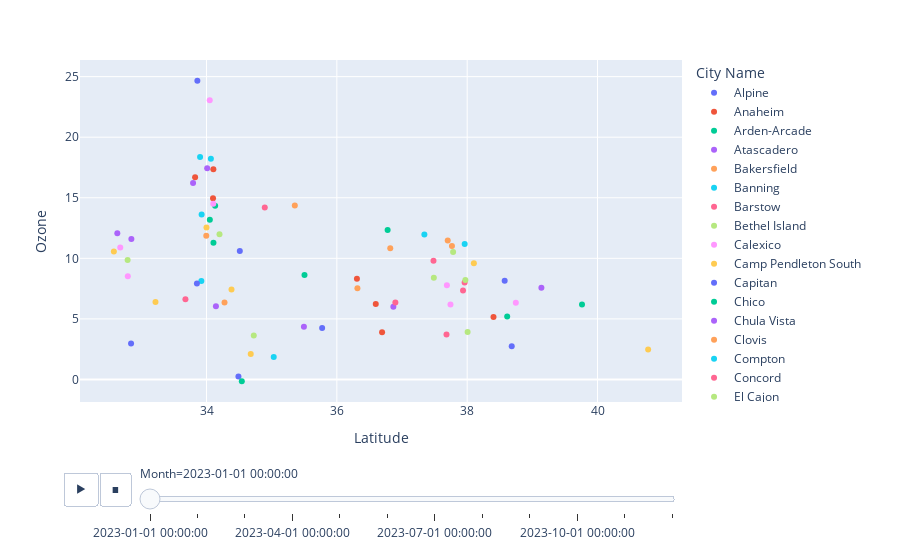

Write notebook code for a chart like this one.
### Markdown cell above
The bar chart compares average ozone concentrations across major California cities in 2023.

### Code cell
df['Date Local'] = pd.to_datetime(df['Date Local'])
df['Month'] = df['Date Local'].dt.to_period('M').dt.to_timestamp()

monthly = (df.groupby(['City Name','Month'], as_index=False)
             .agg(Ozone=('Arithmetic Mean','mean'),
                  Latitude=('Latitude','mean')))

fig = px.scatter(monthly,
                 x='Latitude',
                 y='Ozone',
                 color='City Name',
                 hover_name='City Name',
                 animation_frame='Month')
fig.show()

### Figure 1 — Plotly figure (JSON) as saved in the notebook; plotly's stock layout.template omitted (floating-point values rounded to 4 significant figures)
{"data": [{"hovertemplate": "<b>%{hovertext}</b><br><br>City Name=Alpine<br>Month=2023-01-01 00:00:00<br>Latitude=%{x}<br>Ozone=%{y}<extra></extra>", "hovertext": ["Alpine"], "legendgroup": "Alpine", "marker": {"color": "#636efa", "symbol": "circle"}, "mode": "markers", "name": "Alpine", "orientation": "v", "showlegend": true, "type": "scatter", "x": [32.84], "xaxis": "x", "y": [2.962], "yaxis": "y"}, {"hovertemplate": "<b>%{hovertext}</b><br><br>City Name=Anaheim<br>Month=2023-01-01 00:00:00<br>Latitude=%{x}<br>Ozone=%{y}<extra></extra>", "hovertext": ["Anaheim"], "legendgroup": "Anaheim", "marker": {"color": "#EF553B", "symbol": "circle"}, "mode": "markers", "name": "Anaheim", "orientation": "v", "showlegend": true, "type": "scatter", "x": [33.82], "xaxis": "x", "y": [16.69], "yaxis": "y"}, {"hovertemplate": "<b>%{hovertext}</b><br><br>City Name=Arden-Arcade<br>Month=2023-01-01 00:00:00<br>Latitude=%{x}<br>Ozone=%{y}<extra></extra>", "hovertext": ["Arden-Arcade"], "legendgroup": "Arden-Arcade", "marker": {"color": "#00cc96", "symbol": "circle"}, "mode": "markers", "name": "Arden-Arcade", "orientation": "v", "showlegend": true, "type": "scatter", "x": [38.61], "xaxis": "x", "y": [5.199], "yaxis": "y"}, {"hovertemplate": "<b>%{hovertext}</b><br><br>City Name=Atascadero<br>Month=2023-01-01 00:00:00<br>Latitude=%{x}<br>Ozone=%{y}<extra></extra>", "hovertext": ["Atascadero"], "legendgroup": "Atascadero", "marker": {"color": "#ab63fa", "symbol": "circle"}, "mode": "markers", "name": "Atascadero", "orientation": "v", "showlegend": true, "type": "scatter", "x": [35.49], "xaxis": "x", "y": [4.343], "yaxis": "y"}, {"hovertemplate": "<b>%{hovertext}</b><br><br>City Name=Bakersfield<br>Month=2023-01-01 00:00:00<br>Latitude=%{x}<br>Ozone=%{y}<extra></extra>", "hovertext": ["Bakersfield"], "legendgroup": "Bakersfield", "marker": {"color": "#FFA15A", "symbol": "circle"}, "mode": "markers", "name": "Bakersfield", "orientation": "v", "showlegend": true, "type": "scatter", "x": [35.36], "xaxis": "x", "y": [14.35], "yaxis": "y"}, {"hovertemplate": "<b>%{hovertext}</b><br><br>City Name=Banning<br>Month=2023-01-01 00:00:00<br>Latitude=%{x}<br>Ozone=%{y}<extra></extra>", "hovertext": ["Banning"], "legendgroup": "Banning", "marker": {"color": "#19d3f3", "symbol": "circle"}, "mode": "markers", "name": "Banning", "orientation": "v", "showlegend": true, "type": "scatter", "x": [33.92], "xaxis": "x", "y": [8.123], "yaxis": "y"}, {"hovertemplate": "<b>%{hovertext}</b><br><br>City Name=Barstow<br>Month=2023-01-01 00:00:00<br>Latitude=%{x}<br>Ozone=%{y}<extra></extra>", "hovertext": ["Barstow"], "legendgroup": "Barstow", "marker": {"color": "#FF6692", "symbol": "circle"}, "mode": "markers", "name": "Barstow", "orientation": "v", "showlegend": true, "type": "scatter", "x": [34.89], "xaxis": "x", "y": [14.2], "yaxis": "y"}, {"hovertemplate": "<b>%{hovertext}</b><br><br>City Name=Bethel Island<br>Month=2023-01-01 00:00:00<br>Latitude=%{x}<br>Ozone=%{y}<extra></extra>", "hovertext": ["Bethel Island"], "legendgroup": "Bethel Island", "marker": {"color": "#B6E880", "symbol": "circle"}, "mode": "markers", "name": "Bethel Island", "orientation": "v", "showlegend": true, "type": "scatter", "x": [38.01], "xaxis": "x", "y": [3.926], "yaxis": "y"}, {"hovertemplate": "<b>%{hovertext}</b><br><br>City Name=Calexico<br>Month=2023-01-01 00:00:00<br>Latitude=%{x}<br>Ozone=%{y}<extra></extra>", "hovertext": ["Calexico"], "legendgroup": "Calexico", "marker": {"color": "#FF97FF", "symbol": "circle"}, "mode": "markers", "name": "Calexico", "orientation": "v", "showlegend": true, "type": "scatter", "x": [32.68], "xaxis": "x", "y": [10.9], "yaxis": "y"}, {"hovertemplate": "<b>%{hovertext}</b><br><br>City Name=Camp Pendleton South<br>Month=2023-01-01 00:00:00<br>Latitude=%{x}<br>Ozone=%{y}<extra></extra>", "hovertext": ["Camp Pendleton South"], "legendgroup": "Camp Pendleton South", "marker": {"color": "#FECB52", "symbol": "circle"}, "mode": "markers", "name": "Camp Pendleton South", "orientation": "v", "showlegend": true, "type": "scatter", "x": [33.22], "xaxis": "x", "y": [6.401], "yaxis": "y"}, {"hovertemplate": "<b>%{hovertext}</b><br><br>City Name=Capitan<br>Month=2023-01-01 00:00:00<br>Latitude=%{x}<br>Ozone=%{y}<extra></extra>", "hovertext": ["Capitan"], "legendgroup": "Capitan", "marker": {"color": "#636efa", "symbol": "circle"}, "mode": "markers", "name": "Capitan", "orientation": "v", "showlegend": true, "type": "scatter", "x": [34.49], "xaxis": "x", "y": [0.2407], "yaxis": "y"}, {"hovertemplate": "<b>%{hovertext}</b><br><br>City Name=Chico<br>Month=2023-01-01 00:00:00<br>Latitude=%{x}<br>Ozone=%{y}<extra></extra>", "hovertext": ["Chico"], "legendgroup": "Chico", "marker": {"color": "#00cc96", "symbol": "circle"}, "mode": "markers", "name": "Chico", "orientation": "v", "showlegend": true, "type": "scatter", "x": [39.76], "xaxis": "x", "y": [6.189], "yaxis": "y"}, {"hovertemplate": "<b>%{hovertext}</b><br><br>City Name=Chula Vista<br>Month=2023-01-01 00:00:00<br>Latitude=%{x}<br>Ozone=%{y}<extra></extra>", "hovertext": ["Chula Vista"], "legendgroup": "Chula Vista", "marker": {"color": "#ab63fa", "symbol": "circle"}, "mode": "markers", "name": "Chula Vista", "orientation": "v", "showlegend": true, "type": "scatter", "x": [32.63], "xaxis": "x", "y": [12.06], "yaxis": "y"}, {"hovertemplate": "<b>%{hovertext}</b><br><br>City Name=Clovis<br>Month=2023-01-01 00:00:00<br>Latitude=%{x}<br>Ozone=%{y}<extra></extra>", "hovertext": ["Clovis"], "legendgroup": "Clovis", "marker": {"color": "#FFA15A", "symbol": "circle"}, "mode": "markers", "name": "Clovis", "orientation": "v", "showlegend": true, "type": "scatter", "x": [36.82], "xaxis": "x", "y": [10.83], "yaxis": "y"}, {"hovertemplate": "<b>%{hovertext}</b><br><br>City Name=Compton<br>Month=2023-01-01 00:00:00<br>Latitude=%{x}<br>Ozone=%{y}<extra></extra>", "hovertext": ["Compton"], "legendgroup": "Compton", "marker": {"color": "#19d3f3", "symbol": "circle"}, "mode": "markers", "name": "Compton", "orientation": "v", "showlegend": true, "type": "scatter", "x": [33.9], "xaxis": "x", "y": [18.36], "yaxis": "y"}, {"hovertemplate": "<b>%{hovertext}</b><br><br>City Name=Concord<br>Month=2023-01-01 00:00:00<br>Latitude=%{x}<br>Ozone=%{y}<extra></extra>", "hovertext": ["Concord"], "legendgroup": "Concord", "marker": {"color": "#FF6692", "symbol": "circle"}, "mode": "markers", "name": "Concord", "orientation": "v", "showlegend": true, "type": "scatter", "x": [37.94], "xaxis": "x", "y": [7.346], "yaxis": "y"}, {"hovertemplate": "<b>%{hovertext}</b><br><br>City Name=El Cajon<br>Month=2023-01-01 00:00:00<br>Latitude=%{x}<br>Ozone=%{y}<extra></extra>", "hovertext": ["El Cajon"], "legendgroup": "El Cajon", "marker": {"color": "#B6E880", "symbol": "circle"}, "mode": "markers", "name": "El Cajon", "orientation": "v", "showlegend": true, "type": "scatter", "x": [32.79], "xaxis": "x", "y": [9.863], "yaxis": "y"}, {"hovertemplate": "<b>%{hovertext}</b><br><br>City Name=El Centro<br>Month=2023-01-01 00:00:00<br>Latitude=%{x}<br>Ozone=%{y}<extra></extra>", "hovertext": ["El Centro"], "legendgroup": "El Centro", "marker": {"color": "#FF97FF", "symbol": "circle"}, "mode": "markers", "name": "El Centro", "orientation": "v", "showlegend": true, "type": "scatter", "x": [32.79], "xaxis": "x", "y": [8.51], "yaxis": "y"}, {"hovertemplate": "<b>%{hovertext}</b><br><br>City Name=Eureka<br>Month=2023-01-01 00:00:00<br>Latitude=%{x}<br>Ozone=%{y}<extra></extra>", "hovertext": ["Eureka"], "legendgroup": "Eureka", "marker": {"color": "#FECB52", "symbol": "circle"}, "mode": "markers", "name": "Eureka", "orientation": "v", "showlegend": true, "type": "scatter", "x": [40.78], "xaxis": "x", "y": [2.476], "yaxis": "y"}, {"hovertemplate": "<b>%{hovertext}</b><br><br>City Name=Folsom<br>Month=2023-01-01 00:00:00<br>Latitude=%{x}<br>Ozone=%{y}<extra></extra>", "hovertext": ["Folsom"], "legendgroup": "Folsom", "marker": {"color": "#636efa", "symbol": "circle"}, "mode": "markers", "name": "Folsom", "orientation": "v", "showlegend": true, "type": "scatter", "x": [38.68], "xaxis": "x", "y": [2.736], "yaxis": "y"}, {"hovertemplate": "<b>%{hovertext}</b><br><br>City Name=Fontana<br>Month=2023-01-01 00:00:00<br>Latitude=%{x}<br>Ozone=%{y}<extra></extra>", "hovertext": ["Fontana"], "legendgroup": "Fontana", "marker": {"color": "#EF553B", "symbol": "circle"}, "mode": "markers", "name": "Fontana", "orientation": "v", "showlegend": true, "type": "scatter", "x": [34.1], "xaxis": "x", "y": [14.96], "yaxis": "y"}, {"hovertemplate": "<b>%{hovertext}</b><br><br>City Name=Fresno<br>Month=2023-01-01 00:00:00<br>Latitude=%{x}<br>Ozone=%{y}<extra></extra>", "hovertext": ["Fresno"], "legendgroup": "Fresno", "marker": {"color": "#00cc96", "symbol": "circle"}, "mode": "markers", "name": "Fresno", "orientation": "v", "showlegend": true, "type": "scatter", "x": [36.78], "xaxis": "x", "y": [12.35], "yaxis": "y"}, {"hovertemplate": "<b>%{hovertext}</b><br><br>City Name=Glendora<br>Month=2023-01-01 00:00:00<br>Latitude=%{x}<br>Ozone=%{y}<extra></extra>", "hovertext": ["Glendora"], "legendgroup": "Glendora", "marker": {"color": "#ab63fa", "symbol": "circle"}, "mode": "markers", "name": "Glendora", "orientation": "v", "showlegend": true, "type": "scatter", "x": [34.14], "xaxis": "x", "y": [6.043], "yaxis": "y"}, {"hovertemplate": "<b>%{hovertext}</b><br><br>City Name=Hanford<br>Month=2023-01-01 00:00:00<br>Latitude=%{x}<br>Ozone=%{y}<extra></extra>", "hovertext": ["Hanford"], "legendgroup": "Hanford", "marker": {"color": "#FFA15A", "symbol": "circle"}, "mode": "markers", "name": "Hanford", "orientation": "v", "showlegend": true, "type": "scatter", "x": [36.32], "xaxis": "x", "y": [7.535], "yaxis": "y"}, {"hovertemplate": "<b>%{hovertext}</b><br><br>City Name=La Habra<br>Month=2023-01-01 00:00:00<br>Latitude=%{x}<br>Ozone=%{y}<extra></extra>", "hovertext": ["La Habra"], "legendgroup": "La Habra", "marker": {"color": "#19d3f3", "symbol": "circle"}, "mode": "markers", "name": "La Habra", "orientation": "v", "showlegend": true, "type": "scatter", "x": [33.93], "xaxis": "x", "y": [13.61], "yaxis": "y"}, {"hovertemplate": "<b>%{hovertext}</b><br><br>City Name=Lake Elsinore<br>Month=2023-01-01 00:00:00<br>Latitude=%{x}<br>Ozone=%{y}<extra></extra>", "hovertext": ["Lake Elsinore"], "legendgroup": "Lake Elsinore", "marker": {"color": "#FF6692", "symbol": "circle"}, "mode": "markers", "name": "Lake Elsinore", "orientation": "v", "showlegend": true, "type": "scatter", "x": [33.68], "xaxis": "x", "y": [6.619], "yaxis": "y"}, {"hovertemplate": "<b>%{hovertext}</b><br><br>City Name=Lancaster<br>Month=2023-01-01 00:00:00<br>Latitude=%{x}<br>Ozone=%{y}<extra></extra>", "hovertext": ["Lancaster"], "legendgroup": "Lancaster", "marker": {"color": "#B6E880", "symbol": "circle"}, "mode": "markers", "name": "Lancaster", "orientation": "v", "showlegend": true, "type": "scatter", "x": [34.73], "xaxis": "x", "y": [3.621], "yaxis": "y"}, {"hovertemplate": "<b>%{hovertext}</b><br><br>City Name=Livermore<br>Month=2023-01-01 00:00:00<br>Latitude=%{x}<br>Ozone=%{y}<extra></extra>", "hovertext": ["Livermore"], "legendgroup": "Livermore", "marker": {"color": "#FF97FF", "symbol": "circle"}, "mode": "markers", "name": "Livermore", "orientation": "v", "showlegend": true, "type": "scatter", "x": [37.69], "xaxis": "x", "y": [7.773], "yaxis": "y"}, {"hovertemplate": "<b>%{hovertext}</b><br><br>City Name=Lompoc<br>Month=2023-01-01 00:00:00<br>Latitude=%{x}<br>Ozone=%{y}<extra></extra>", "hovertext": ["Lompoc"], "legendgroup": "Lompoc", "marker": {"color": "#FECB52", "symbol": "circle"}, "mode": "markers", "name": "Lompoc", "orientation": "v", "showlegend": true, "type": "scatter", "x": [34.68], "xaxis": "x", "y": [2.095], "yaxis": "y"}, {"hovertemplate": "<b>%{hovertext}</b><br><br>City Name=Long Beach<br>Month=2023-01-01 00:00:00<br>Latitude=%{x}<br>Ozone=%{y}<extra></extra>", "hovertext": ["Long Beach"], "legendgroup": "Long Beach", "marker": {"color": "#636efa", "symbol": "circle"}, "mode": "markers", "name": "Long Beach", "orientation": "v", "showlegend": true, "type": "scatter", "x": [33.86], "xaxis": "x", "y": [24.65], "yaxis": "y"}, {"hovertemplate": "<b>%{hovertext}</b><br><br>City Name=Los Angeles<br>Month=2023-01-01 00:00:00<br>Latitude=%{x}<br>Ozone=%{y}<extra></extra>", "hovertext": ["Los Angeles"], "legendgroup": "Los Angeles", "marker": {"color": "#EF553B", "symbol": "circle"}, "mode": "markers", "name": "Los Angeles", "orientation": "v", "showlegend": true, "type": "scatter", "x": [34.11], "xaxis": "x", "y": [17.36], "yaxis": "y"}, {"hovertemplate": "<b>%{hovertext}</b><br><br>City Name=Los Padres National Forest<br>Month=2023-01-01 00:00:00<br>Latitude=%{x}<br>Ozone=%{y}<extra></extra>", "hovertext": ["Los Padres National Forest"], "legendgroup": "Los Padres National Forest", "marker": {"color": "#00cc96", "symbol": "circle"}, "mode": "markers", "name": "Los Padres National Forest", "orientation": "v", "showlegend": true, "type": "scatter", "x": [34.54], "xaxis": "x", "y": [-0.1405], "yaxis": "y"}, {"hovertemplate": "<b>%{hovertext}</b><br><br>City Name=Madera<br>Month=2023-01-01 00:00:00<br>Latitude=%{x}<br>Ozone=%{y}<extra></extra>", "hovertext": ["Madera"], "legendgroup": "Madera", "marker": {"color": "#ab63fa", "symbol": "circle"}, "mode": "markers", "name": "Madera", "orientation": "v", "showlegend": true, "type": "scatter", "x": [36.87], "xaxis": "x", "y": [6.008], "yaxis": "y"}, {"hovertemplate": "<b>%{hovertext}</b><br><br>City Name=Mira Loma<br>Month=2023-01-01 00:00:00<br>Latitude=%{x}<br>Ozone=%{y}<extra></extra>", "hovertext": ["Mira Loma"], "legendgroup": "Mira Loma", "marker": {"color": "#FFA15A", "symbol": "circle"}, "mode": "markers", "name": "Mira Loma", "orientation": "v", "showlegend": true, "type": "scatter", "x": [34.0], "xaxis": "x", "y": [11.86], "yaxis": "y"}, {"hovertemplate": "<b>%{hovertext}</b><br><br>City Name=Nipomo<br>Month=2023-01-01 00:00:00<br>Latitude=%{x}<br>Ozone=%{y}<extra></extra>", "hovertext": ["Nipomo"], "legendgroup": "Nipomo", "marker": {"color": "#19d3f3", "symbol": "circle"}, "mode": "markers", "name": "Nipomo", "orientation": "v", "showlegend": true, "type": "scatter", "x": [35.03], "xaxis": "x", "y": [1.845], "yaxis": "y"}, {"hovertemplate": "<b>%{hovertext}</b><br><br>City Name=Not in a city<br>Month=2023-01-01 00:00:00<br>Latitude=%{x}<br>Ozone=%{y}<extra></extra>", "hovertext": ["Not in a city"], "legendgroup": "Not in a city", "marker": {"color": "#FF6692", "symbol": "circle"}, "mode": "markers", "name": "Not in a city", "orientation": "v", "showlegend": true, "type": "scatter", "x": [36.9], "xaxis": "x", "y": [6.35], "yaxis": "y"}, {"hovertemplate": "<b>%{hovertext}</b><br><br>City Name=Oakland<br>Month=2023-01-01 00:00:00<br>Latitude=%{x}<br>Ozone=%{y}<extra></extra>", "hovertext": ["Oakland"], "legendgroup": "Oakland", "marker": {"color": "#B6E880", "symbol": "circle"}, "mode": "markers", "name": "Oakland", "orientation": "v", "showlegend": true, "type": "scatter", "x": [37.78], "xaxis": "x", "y": [10.52], "yaxis": "y"}, {"hovertemplate": "<b>%{hovertext}</b><br><br>City Name=Ontario<br>Month=2023-01-01 00:00:00<br>Latitude=%{x}<br>Ozone=%{y}<extra></extra>", "hovertext": ["Ontario"], "legendgroup": "Ontario", "marker": {"color": "#FF97FF", "symbol": "circle"}, "mode": "markers", "name": "Ontario", "orientation": "v", "showlegend": true, "type": "scatter", "x": [34.05], "xaxis": "x", "y": [23.06], "yaxis": "y"}, {"hovertemplate": "<b>%{hovertext}</b><br><br>City Name=Otay Mesa<br>Month=2023-01-01 00:00:00<br>Latitude=%{x}<br>Ozone=%{y}<extra></extra>", "hovertext": ["Otay Mesa"], "legendgroup": "Otay Mesa", "marker": {"color": "#FECB52", "symbol": "circle"}, "mode": "markers", "name": "Otay Mesa", "orientation": "v", "showlegend": true, "type": "scatter", "x": [32.58], "xaxis": "x", "y": [10.57], "yaxis": "y"}, {"hovertemplate": "<b>%{hovertext}</b><br><br>City Name=Palm Springs<br>Month=2023-01-01 00:00:00<br>Latitude=%{x}<br>Ozone=%{y}<extra></extra>", "hovertext": ["Palm Springs"], "legendgroup": "Palm Springs", "marker": {"color": "#636efa", "symbol": "circle"}, "mode": "markers", "name": "Palm Springs", "orientation": "v", "showlegend": true, "type": "scatter", "x": [33.85], "xaxis": "x", "y": [7.926], "yaxis": "y"}, {"hovertemplate": "<b>%{hovertext}</b><br><br>City Name=Parlier<br>Month=2023-01-01 00:00:00<br>Latitude=%{x}<br>Ozone=%{y}<extra></extra>", "hovertext": ["Parlier"], "legendgroup": "Parlier", "marker": {"color": "#EF553B", "symbol": "circle"}, "mode": "markers", "name": "Parlier", "orientation": "v", "showlegend": true, "type": "scatter", "x": [36.6], "xaxis": "x", "y": [6.225], "yaxis": "y"}, {"hovertemplate": "<b>%{hovertext}</b><br><br>City Name=Pasadena<br>Month=2023-01-01 00:00:00<br>Latitude=%{x}<br>Ozone=%{y}<extra></extra>", "hovertext": ["Pasadena"], "legendgroup": "Pasadena", "marker": {"color": "#00cc96", "symbol": "circle"}, "mode": "markers", "name": "Pasadena", "orientation": "v", "showlegend": true, "type": "scatter", "x": [34.13], "xaxis": "x", "y": [14.35], "yaxis": "y"}, {"hovertemplate": "<b>%{hovertext}</b><br><br>City Name=Pico Rivera<br>Month=2023-01-01 00:00:00<br>Latitude=%{x}<br>Ozone=%{y}<extra></extra>", "hovertext": ["Pico Rivera"], "legendgroup": "Pico Rivera", "marker": {"color": "#ab63fa", "symbol": "circle"}, "mode": "markers", "name": "Pico Rivera", "orientation": "v", "showlegend": true, "type": "scatter", "x": [34.01], "xaxis": "x", "y": [17.43], "yaxis": "y"}, {"hovertemplate": "<b>%{hovertext}</b><br><br>City Name=Pleasanton<br>Month=2023-01-01 00:00:00<br>Latitude=%{x}<br>Ozone=%{y}<extra></extra>", "hovertext": ["Pleasanton"], "legendgroup": "Pleasanton", "marker": {"color": "#FFA15A", "symbol": "circle"}, "mode": "markers", "name": "Pleasanton", "orientation": "v", "showlegend": true, "type": "scatter", "x": [37.7], "xaxis": "x", "y": [11.47], "yaxis": "y"}, {"hovertemplate": "<b>%{hovertext}</b><br><br>City Name=Pomona<br>Month=2023-01-01 00:00:00<br>Latitude=%{x}<br>Ozone=%{y}<extra></extra>", "hovertext": ["Pomona"], "legendgroup": "Pomona", "marker": {"color": "#19d3f3", "symbol": "circle"}, "mode": "markers", "name": "Pomona", "orientation": "v", "showlegend": true, "type": "scatter", "x": [34.07], "xaxis": "x", "y": [18.22], "yaxis": "y"}, {"hovertemplate": "<b>%{hovertext}</b><br><br>City Name=Redwood City<br>Month=2023-01-01 00:00:00<br>Latitude=%{x}<br>Ozone=%{y}<extra></extra>", "hovertext": ["Redwood City"], "legendgroup": "Redwood City", "marker": {"color": "#FF6692", "symbol": "circle"}, "mode": "markers", "name": "Redwood City", "orientation": "v", "showlegend": true, "type": "scatter", "x": [37.48], "xaxis": "x", "y": [9.798], "yaxis": "y"}, {"hovertemplate": "<b>%{hovertext}</b><br><br>City Name=Reseda<br>Month=2023-01-01 00:00:00<br>Latitude=%{x}<br>Ozone=%{y}<extra></extra>", "hovertext": ["Reseda"], "legendgroup": "Reseda", "marker": {"color": "#B6E880", "symbol": "circle"}, "mode": "markers", "name": "Reseda", "orientation": "v", "showlegend": true, "type": "scatter", "x": [34.2], "xaxis": "x", "y": [12.0], "yaxis": "y"}, {"hovertemplate": "<b>%{hovertext}</b><br><br>City Name=Roseville<br>Month=2023-01-01 00:00:00<br>Latitude=%{x}<br>Ozone=%{y}<extra></extra>", "hovertext": ["Roseville"], "legendgroup": "Roseville", "marker": {"color": "#FF97FF", "symbol": "circle"}, "mode": "markers", "name": "Roseville", "orientation": "v", "showlegend": true, "type": "scatter", "x": [38.75], "xaxis": "x", "y": [6.327], "yaxis": "y"}, {"hovertemplate": "<b>%{hovertext}</b><br><br>City Name=Rubidoux<br>Month=2023-01-01 00:00:00<br>Latitude=%{x}<br>Ozone=%{y}<extra></extra>", "hovertext": ["Rubidoux"], "legendgroup": "Rubidoux", "marker": {"color": "#FECB52", "symbol": "circle"}, "mode": "markers", "name": "Rubidoux", "orientation": "v", "showlegend": true, "type": "scatter", "x": [34.0], "xaxis": "x", "y": [12.54], "yaxis": "y"}, {"hovertemplate": "<b>%{hovertext}</b><br><br>City Name=Sacramento<br>Month=2023-01-01 00:00:00<br>Latitude=%{x}<br>Ozone=%{y}<extra></extra>", "hovertext": ["Sacramento"], "legendgroup": "Sacramento", "marker": {"color": "#636efa", "symbol": "circle"}, "mode": "markers", "name": "Sacramento", "orientation": "v", "showlegend": true, "type": "scatter", "x": [38.58], "xaxis": "x", "y": [8.147], "yaxis": "y"}, {"hovertemplate": "<b>%{hovertext}</b><br><br>City Name=Salinas<br>Month=2023-01-01 00:00:00<br>Latitude=%{x}<br>Ozone=%{y}<extra></extra>", "hovertext": ["Salinas"], "legendgroup": "Salinas", "marker": {"color": "#EF553B", "symbol": "circle"}, "mode": "markers", "name": "Salinas", "orientation": "v", "showlegend": true, "type": "scatter", "x": [36.69], "xaxis": "x", "y": [3.894], "yaxis": "y"}, {"hovertemplate": "<b>%{hovertext}</b><br><br>City Name=San Bernardino<br>Month=2023-01-01 00:00:00<br>Latitude=%{x}<br>Ozone=%{y}<extra></extra>", "hovertext": ["San Bernardino"], "legendgroup": "San Bernardino", "marker": {"color": "#00cc96", "symbol": "circle"}, "mode": "markers", "name": "San Bernardino", "orientation": "v", "showlegend": true, "type": "scatter", "x": [34.11], "xaxis": "x", "y": [11.29], "yaxis": "y"}, {"hovertemplate": "<b>%{hovertext}</b><br><br>City Name=San Diego<br>Month=2023-01-01 00:00:00<br>Latitude=%{x}<br>Ozone=%{y}<extra></extra>", "hovertext": ["San Diego"], "legendgroup": "San Diego", "marker": {"color": "#ab63fa", "symbol": "circle"}, "mode": "markers", "name": "San Diego", "orientation": "v", "showlegend": true, "type": "scatter", "x": [32.85], "xaxis": "x", "y": [11.6], "yaxis": "y"}, {"hovertemplate": "<b>%{hovertext}</b><br><br>City Name=San Francisco<br>Month=2023-01-01 00:00:00<br>Latitude=%{x}<br>Ozone=%{y}<extra></extra>", "hovertext": ["San Francisco"], "legendgroup": "San Francisco", "marker": {"color": "#FFA15A", "symbol": "circle"}, "mode": "markers", "name": "San Francisco", "orientation": "v", "showlegend": true, "type": "scatter", "x": [37.77], "xaxis": "x", "y": [11.01], "yaxis": "y"}, {"hovertemplate": "<b>%{hovertext}</b><br><br>City Name=San Jose<br>Month=2023-01-01 00:00:00<br>Latitude=%{x}<br>Ozone=%{y}<extra></extra>", "hovertext": ["San Jose"], "legendgroup": "San Jose", "marker": {"color": "#19d3f3", "symbol": "circle"}, "mode": "markers", "name": "San Jose", "orientation": "v", "showlegend": true, "type": "scatter", "x": [37.34], "xaxis": "x", "y": [11.96], "yaxis": "y"}, {"hovertemplate": "<b>%{hovertext}</b><br><br>City Name=San Pablo<br>Month=2023-01-01 00:00:00<br>Latitude=%{x}<br>Ozone=%{y}<extra></extra>", "hovertext": ["San Pablo"], "legendgroup": "San Pablo", "marker": {"color": "#FF6692", "symbol": "circle"}, "mode": "markers", "name": "San Pablo", "orientation": "v", "showlegend": true, "type": "scatter", "x": [37.96], "xaxis": "x", "y": [8.003], "yaxis": "y"}, {"hovertemplate": "<b>%{hovertext}</b><br><br>City Name=San Rafael<br>Month=2023-01-01 00:00:00<br>Latitude=%{x}<br>Ozone=%{y}<extra></extra>", "hovertext": ["San Rafael"], "legendgroup": "San Rafael", "marker": {"color": "#B6E880", "symbol": "circle"}, "mode": "markers", "name": "San Rafael", "orientation": "v", "showlegend": true, "type": "scatter", "x": [37.97], "xaxis": "x", "y": [8.213], "yaxis": "y"}, {"hovertemplate": "<b>%{hovertext}</b><br><br>City Name=San Ramon<br>Month=2023-01-01 00:00:00<br>Latitude=%{x}<br>Ozone=%{y}<extra></extra>", "hovertext": ["San Ramon"], "legendgroup": "San Ramon", "marker": {"color": "#FF97FF", "symbol": "circle"}, "mode": "markers", "name": "San Ramon", "orientation": "v", "showlegend": true, "type": "scatter", "x": [37.74], "xaxis": "x", "y": [6.195], "yaxis": "y"}, {"hovertemplate": "<b>%{hovertext}</b><br><br>City Name=Santa Clarita<br>Month=2023-01-01 00:00:00<br>Latitude=%{x}<br>Ozone=%{y}<extra></extra>", "hovertext": ["Santa Clarita"], "legendgroup": "Santa Clarita", "marker": {"color": "#FECB52", "symbol": "circle"}, "mode": "markers", "name": "Santa Clarita", "orientation": "v", "showlegend": true, "type": "scatter", "x": [34.38], "xaxis": "x", "y": [7.422], "yaxis": "y"}, {"hovertemplate": "<b>%{hovertext}</b><br><br>City Name=Searles Valley<br>Month=2023-01-01 00:00:00<br>Latitude=%{x}<br>Ozone=%{y}<extra></extra>", "hovertext": ["Searles Valley"], "legendgroup": "Searles Valley", "marker": {"color": "#636efa", "symbol": "circle"}, "mode": "markers", "name": "Searles Valley", "orientation": "v", "showlegend": true, "type": "scatter", "x": [35.77], "xaxis": "x", "y": [4.24], "yaxis": "y"}, {"hovertemplate": "<b>%{hovertext}</b><br><br>City Name=Sebastopol<br>Month=2023-01-01 00:00:00<br>Latitude=%{x}<br>Ozone=%{y}<extra></extra>", "hovertext": ["Sebastopol"], "legendgroup": "Sebastopol", "marker": {"color": "#EF553B", "symbol": "circle"}, "mode": "markers", "name": "Sebastopol", "orientation": "v", "showlegend": true, "type": "scatter", "x": [38.4], "xaxis": "x", "y": [5.161], "yaxis": "y"}, {"hovertemplate": "<b>%{hovertext}</b><br><br>City Name=Shafter<br>Month=2023-01-01 00:00:00<br>Latitude=%{x}<br>Ozone=%{y}<extra></extra>", "hovertext": ["Shafter"], "legendgroup": "Shafter", "marker": {"color": "#00cc96", "symbol": "circle"}, "mode": "markers", "name": "Shafter", "orientation": "v", "showlegend": true, "type": "scatter", "x": [35.5], "xaxis": "x", "y": [8.614], "yaxis": "y"}, {"hovertemplate": "<b>%{hovertext}</b><br><br>City Name=Signal Hill<br>Month=2023-01-01 00:00:00<br>Latitude=%{x}<br>Ozone=%{y}<extra></extra>", "hovertext": ["Signal Hill"], "legendgroup": "Signal Hill", "marker": {"color": "#ab63fa", "symbol": "circle"}, "mode": "markers", "name": "Signal Hill", "orientation": "v", "showlegend": true, "type": "scatter", "x": [33.79], "xaxis": "x", "y": [16.22], "yaxis": "y"}, {"hovertemplate": "<b>%{hovertext}</b><br><br>City Name=Simi Valley<br>Month=2023-01-01 00:00:00<br>Latitude=%{x}<br>Ozone=%{y}<extra></extra>", "hovertext": ["Simi Valley"], "legendgroup": "Simi Valley", "marker": {"color": "#FFA15A", "symbol": "circle"}, "mode": "markers", "name": "Simi Valley", "orientation": "v", "showlegend": true, "type": "scatter", "x": [34.28], "xaxis": "x", "y": [6.362], "yaxis": "y"}, {"hovertemplate": "<b>%{hovertext}</b><br><br>City Name=Stockton<br>Month=2023-01-01 00:00:00<br>Latitude=%{x}<br>Ozone=%{y}<extra></extra>", "hovertext": ["Stockton"], "legendgroup": "Stockton", "marker": {"color": "#19d3f3", "symbol": "circle"}, "mode": "markers", "name": "Stockton", "orientation": "v", "showlegend": true, "type": "scatter", "x": [37.96], "xaxis": "x", "y": [11.19], "yaxis": "y"}, {"hovertemplate": "<b>%{hovertext}</b><br><br>City Name=Tracy<br>Month=2023-01-01 00:00:00<br>Latitude=%{x}<br>Ozone=%{y}<extra></extra>", "hovertext": ["Tracy"], "legendgroup": "Tracy", "marker": {"color": "#FF6692", "symbol": "circle"}, "mode": "markers", "name": "Tracy", "orientation": "v", "showlegend": true, "type": "scatter", "x": [37.68], "xaxis": "x", "y": [3.72], "yaxis": "y"}, {"hovertemplate": "<b>%{hovertext}</b><br><br>City Name=Turlock<br>Month=2023-01-01 00:00:00<br>Latitude=%{x}<br>Ozone=%{y}<extra></extra>", "hovertext": ["Turlock"], "legendgroup": "Turlock", "marker": {"color": "#B6E880", "symbol": "circle"}, "mode": "markers", "name": "Turlock", "orientation": "v", "showlegend": true, "type": "scatter", "x": [37.49], "xaxis": "x", "y": [8.392], "yaxis": "y"}, {"hovertemplate": "<b>%{hovertext}</b><br><br>City Name=Upland<br>Month=2023-01-01 00:00:00<br>Latitude=%{x}<br>Ozone=%{y}<extra></extra>", "hovertext": ["Upland"], "legendgroup": "Upland", "marker": {"color": "#FF97FF", "symbol": "circle"}, "mode": "markers", "name": "Upland", "orientation": "v", "showlegend": true, "type": "scatter", "x": [34.1], "xaxis": "x", "y": [14.5], "yaxis": "y"}, {"hovertemplate": "<b>%{hovertext}</b><br><br>City Name=Vallejo<br>Month=2023-01-01 00:00:00<br>Latitude=%{x}<br>Ozone=%{y}<extra></extra>", "hovertext": ["Vallejo"], "legendgroup": "Vallejo", "marker": {"color": "#FECB52", "symbol": "circle"}, "mode": "markers", "name": "Vallejo", "orientation": "v", "showlegend": true, "type": "scatter", "x": [38.1], "xaxis": "x", "y": [9.588], "yaxis": "y"}, {"hovertemplate": "<b>%{hovertext}</b><br><br>City Name=Victorville<br>Month=2023-01-01 00:00:00<br>Latitude=%{x}<br>Ozone=%{y}<extra></extra>", "hovertext": ["Victorville"], "legendgroup": "Victorville", "marker": {"color": "#636efa", "symbol": "circle"}, "mode": "markers", "name": "Victorville", "orientation": "v", "showlegend": true, "type": "scatter", "x": [34.51], "xaxis": "x", "y": [10.61], "yaxis": "y"}, {"hovertemplate": "<b>%{hovertext}</b><br><br>City Name=Visalia<br>Month=2023-01-01 00:00:00<br>Latitude=%{x}<br>Ozone=%{y}<extra></extra>", "hovertext": ["Visalia"], "legendgroup": "Visalia", "marker": {"color": "#EF553B", "symbol": "circle"}, "mode": "markers", "name": "Visalia", "orientation": "v", "showlegend": true, "type": "scatter", "x": [36.31], "xaxis": "x", "y": [8.317], "yaxis": "y"}, {"hovertemplate": "<b>%{hovertext}</b><br><br>City Name=West Los Angeles<br>Month=2023-01-01 00:00:00<br>Latitude=%{x}<br>Ozone=%{y}<extra></extra>", "hovertext": ["West Los Angeles"], "legendgroup": "West Los Angeles", "marker": {"color": "#00cc96", "symbol": "circle"}, "mode": "markers", "name": "West Los Angeles", "orientation": "v", "showlegend": true, "type": "scatter", "x": [34.05], "xaxis": "x", "y": [13.18], "yaxis": "y"}, {"hovertemplate": "<b>%{hovertext}</b><br><br>City Name=Yuba City<br>Month=2023-01-01 00:00:00<br>Latitude=%{x}<br>Ozone=%{y}<extra></extra>", "hovertext": ["Yuba City"], "legendgroup": "Yuba City", "marker": {"color": "#ab63fa", "symbol": "circle"}, "mode": "markers", "name": "Yuba City", "orientation": "v", "showlegend": true, "type": "scatter", "x": [39.14], "xaxis": "x", "y": [7.574], "yaxis": "y"}], "layout": {"legend": {"title": {"text": "City Name"}, "tracegroupgap": 0}, "margin": {"t": 60}, "sliders": [{"active": 0, "currentvalue": {"prefix": "Month="}, "len": 0.9, "pad": {"b": 10, "t": 60}, "steps": [{"args": [["2023-01-01 00:00:00"], {"frame": {"duration": 0, "redraw": false}, "fromcurrent": true, "mode": "immediate", "transition": {"duration": 0, "easing": "linear"}}], "label": "2023-01-01 00:00:00", "method": "animate"}, {"args": [["2023-02-01 00:00:00"], {"frame": {"duration": 0, "redraw": false}, "fromcurrent": true, "mode": "immediate", "transition": {"duration": 0, "easing": "linear"}}], "label": "2023-02-01 00:00:00", "method": "animate"}, {"args": [["2023-03-01 00:00:00"], {"frame": {"duration": 0, "redraw": false}, "fromcurrent": true, "mode": "immediate", "transition": {"duration": 0, "easing": "linear"}}], "label": "2023-03-01 00:00:00", "method": "animate"}, {"args": [["2023-04-01 00:00:00"], {"frame": {"duration": 0, "redraw": false}, "fromcurrent": true, "mode": "immediate", "transition": {"duration": 0, "easing": "linear"}}], "label": "2023-04-01 00:00:00", "method": "animate"}, {"args": [["2023-05-01 00:00:00"], {"frame": {"duration": 0, "redraw": false}, "fromcurrent": true, "mode": "immediate", "transition": {"duration": 0, "easing": "linear"}}], "label": "2023-05-01 00:00:00", "method": "animate"}, {"args": [["2023-06-01 00:00:00"], {"frame": {"duration": 0, "redraw": false}, "fromcurrent": true, "mode": "immediate", "transition": {"duration": 0, "easing": "linear"}}], "label": "2023-06-01 00:00:00", "method": "animate"}, {"args": [["2023-07-01 00:00:00"], {"frame": {"duration": 0, "redraw": false}, "fromcurrent": true, "mode": "immediate", "transition": {"duration": 0, "easing": "linear"}}], "label": "2023-07-01 00:00:00", "method": "animate"}, {"args": [["2023-08-01 00:00:00"], {"frame": {"duration": 0, "redraw": false}, "fromcurrent": true, "mode": "immediate", "transition": {"duration": 0, "easing": "linear"}}], "label": "2023-08-01 00:00:00", "method": "animate"}, {"args": [["2023-09-01 00:00:00"], {"frame": {"duration": 0, "redraw": false}, "fromcurrent": true, "mode": "immediate", "transition": {"duration": 0, "easing": "linear"}}], "label": "2023-09-01 00:00:00", "method": "animate"}, {"args": [["2023-10-01 00:00:00"], {"frame": {"duration": 0, "redraw": false}, "fromcurrent": true, "mode": "immediate", "transition": {"duration": 0, "easing": "linear"}}], "label": "2023-10-01 00:00:00", "method": "animate"}, {"args": [["2023-11-01 00:00:00"], {"frame": {"duration": 0, "redraw": false}, "fromcurrent": true, "mode": "immediate", "transition": {"duration": 0, "easing": "linear"}}], "label": "2023-11-01 00:00:00", "method": "animate"}, {"args": [["2023-12-01 00:00:00"], {"frame": {"duration": 0, "redraw": false}, "fromcurrent": true, "mode": "immediate", "transition": {"duration": 0, "easing": "linear"}}], "label": "2023-12-01 00:00:00", "method": "animate"}], "x": 0.1, "xanchor": "left", "y": 0, "yanchor": "top"}], "updatemenus": [{"buttons": [{"args": [null, {"frame": {"duration": 500, "redraw": false}, "fromcurrent": true, "mode": "immediate", "transition": {"duration": 500, "easing": "linear"}}], "label": "&#9654;", "method": "animate"}, {"args": [[null], {"frame": {"duration": 0, "redraw": false}, "fromcurrent": true, "mode": "immediate", "transition": {"duration": 0, "easing": "linear"}}], "label": "&#9724;", "method": "animate"}], "direction": "left", "pad": {"r": 10, "t": 70}, "showactive": false, "type": "buttons", "x": 0.1, "xanchor": "right", "y": 0, "yanchor": "top"}], "xaxis": {"anchor": "y", "domain": [0, 1], "title": {"text": "Latitude"}}, "yaxis": {"anchor": "x", "domain": [0, 1], "title": {"text": "Ozone"}}}}
